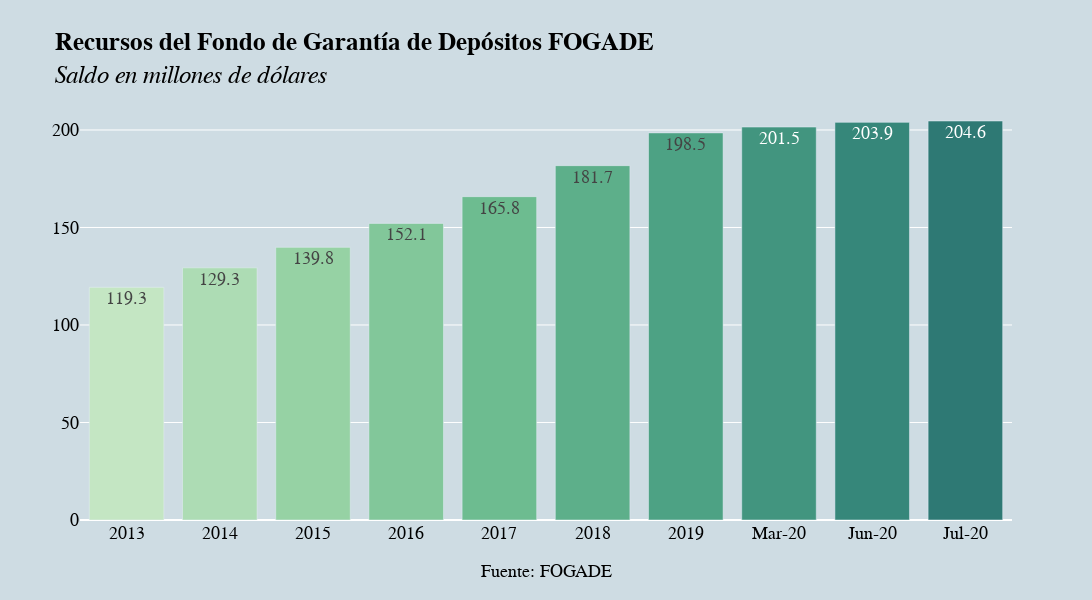

Here is the notebook cell this chart was saved with:
### Code cell
x = ["2013", 
           "2014", 
           "2015", 
           "2016", 
           "2017", 
           "2018", 
            "2019",
 #           "Ene-20",
 #           "Feb-20",
             'Mar-20',
 #            'Abr-20',
 #            'May-20',
             'Jun-20',
             'Jul-20']
y = [119.3, 
             129.3, 
             139.8, 
             152.1, 
             165.8, 
             181.7, 
             198.5,
#             199.5,
#             200.5,
             201.5,
#             202.3,
#             203.1,
              203.9,
              204.6]
fig = go.Figure(data=[go.Bar(
            x=x, y=y,
            text=y,
            textposition='auto',
           marker={"color": list(range(2,15)), 'colorscale':'blugrn'})])


fig.update_layout(barmode='stack', xaxis_type='category',
                   title='<b></b><b>Recursos del Fondo de Garantía de Depósitos FOGADE</b><br><i>Saldo en millones de dólares</i>',
                  #"",
                  paper_bgcolor='rgb(206, 220, 227)',
                  plot_bgcolor='rgb(206, 220, 227)',
                  font=dict(
        family="Courier New, monospace",
        size=18,
        color="#000000"
        ),
       annotations=[
        dict(
            x=0.5,
            y=-0.15,
            showarrow=False,
            text="Fuente: FOGADE",
            xref="paper",
            yref="paper")],

            autosize=False,
            width=1200,
            height=600          
    )

#plot(fig, auto_open=True)

### Figure 1 — Plotly figure (JSON) as saved in the notebook; plotly's stock layout.template omitted (floating-point values rounded to 4 significant figures)
{"data": [{"marker": {"color": [2, 3, 4, 5, 6, 7, 8, 9, 10, 11, 12, 13, 14], "colorscale": [[0, "rgb(196, 230, 195)"], [0.1667, "rgb(150, 210, 164)"], [0.3333, "rgb(109, 188, 144)"], [0.5, "rgb(77, 162, 132)"], [0.6667, "rgb(54, 135, 122)"], [0.8333, "rgb(38, 107, 110)"], [1, "rgb(29, 79, 96)"]]}, "text": ["119.3", "129.3", "139.8", "152.1", "165.8", "181.7", "198.5", "201.5", "203.9", "204.6"], "textposition": "auto", "type": "bar", "x": ["2013", "2014", "2015", "2016", "2017", "2018", "2019", "Mar-20", "Jun-20", "Jul-20"], "y": [119.3, 129.3, 139.8, 152.1, 165.8, 181.7, 198.5, 201.5, 203.9, 204.6]}], "layout": {"annotations": [{"showarrow": false, "text": "Fuente: FOGADE", "x": 0.5, "xref": "paper", "y": -0.15, "yref": "paper"}], "autosize": false, "barmode": "stack", "font": {"color": "#000000", "family": "Courier New, monospace", "size": 18}, "height": 600, "paper_bgcolor": "rgb(206, 220, 227)", "plot_bgcolor": "rgb(206, 220, 227)", "title": {"text": "<b></b><b>Recursos del Fondo de Garantía de Depósitos FOGADE</b><br><i>Saldo en millones de dólares</i>"}, "width": 1200, "xaxis": {"type": "category"}}}
